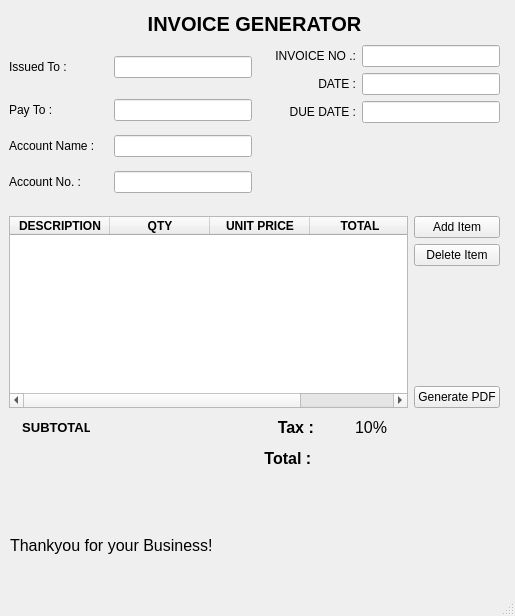
<?xml version="1.0" encoding="UTF-8"?>
<ui version="4.0">
 <class>MainWindow</class>
 <widget class="QMainWindow" name="MainWindow">
  <property name="geometry">
   <rect>
    <x>0</x>
    <y>0</y>
    <width>515</width>
    <height>616</height>
   </rect>
  </property>
  <property name="windowTitle">
   <string>MainWindow</string>
  </property>
  <widget class="QWidget" name="centralwidget">
   <widget class="QLabel" name="thanksDisplay">
    <property name="geometry">
     <rect>
      <x>10</x>
      <y>530</y>
      <width>231</width>
      <height>31</height>
     </rect>
    </property>
    <property name="font">
     <font>
      <pointsize>12</pointsize>
      <underline>false</underline>
      <strikeout>false</strikeout>
      <kerning>true</kerning>
      <fontweight>Medium</fontweight>
     </font>
    </property>
    <property name="text">
     <string>Thankyou for your Business!</string>
    </property>
   </widget>
   <widget class="QWidget" name="layoutWidget">
    <property name="geometry">
     <rect>
      <x>9</x>
      <y>9</y>
      <width>491</width>
      <height>462</height>
     </rect>
    </property>
    <layout class="QVBoxLayout" name="verticalLayout_9">
     <item>
      <widget class="QLabel" name="label_13">
       <property name="minimumSize">
        <size>
         <width>0</width>
         <height>30</height>
        </size>
       </property>
       <property name="font">
        <font>
         <pointsize>15</pointsize>
         <bold>true</bold>
        </font>
       </property>
       <property name="text">
        <string>INVOICE GENERATOR</string>
       </property>
       <property name="alignment">
        <set>Qt::AlignmentFlag::AlignCenter</set>
       </property>
      </widget>
     </item>
     <item>
      <layout class="QVBoxLayout" name="verticalLayout_7">
       <item>
        <layout class="QHBoxLayout" name="horizontalLayout_13">
         <item>
          <layout class="QVBoxLayout" name="verticalLayout_4">
           <item>
            <layout class="QHBoxLayout" name="horizontalLayout_4">
             <item>
              <widget class="QLabel" name="label">
               <property name="text">
                <string>Issued To : </string>
               </property>
              </widget>
             </item>
             <item>
              <widget class="QLineEdit" name="issuedToLineEdit">
               <property name="minimumSize">
                <size>
                 <width>138</width>
                 <height>0</height>
                </size>
               </property>
               <property name="maximumSize">
                <size>
                 <width>138</width>
                 <height>16777215</height>
                </size>
               </property>
              </widget>
             </item>
            </layout>
           </item>
           <item>
            <layout class="QVBoxLayout" name="verticalLayout">
             <item>
              <layout class="QHBoxLayout" name="horizontalLayout">
               <item>
                <widget class="QLabel" name="label_2">
                 <property name="minimumSize">
                  <size>
                   <width>90</width>
                   <height>30</height>
                  </size>
                 </property>
                 <property name="text">
                  <string>Pay To : </string>
                 </property>
                </widget>
               </item>
               <item>
                <widget class="QLineEdit" name="payToLineEdit">
                 <property name="minimumSize">
                  <size>
                   <width>138</width>
                   <height>0</height>
                  </size>
                 </property>
                 <property name="maximumSize">
                  <size>
                   <width>138</width>
                   <height>16777215</height>
                  </size>
                 </property>
                </widget>
               </item>
              </layout>
             </item>
             <item>
              <layout class="QHBoxLayout" name="horizontalLayout_2">
               <item>
                <widget class="QLabel" name="label_6">
                 <property name="minimumSize">
                  <size>
                   <width>90</width>
                   <height>30</height>
                  </size>
                 </property>
                 <property name="text">
                  <string>Account Name : </string>
                 </property>
                </widget>
               </item>
               <item>
                <widget class="QLineEdit" name="accNameLineEdit">
                 <property name="minimumSize">
                  <size>
                   <width>138</width>
                   <height>0</height>
                  </size>
                 </property>
                 <property name="maximumSize">
                  <size>
                   <width>138</width>
                   <height>16777215</height>
                  </size>
                 </property>
                </widget>
               </item>
              </layout>
             </item>
             <item>
              <layout class="QHBoxLayout" name="horizontalLayout_3">
               <item>
                <widget class="QLabel" name="label_7">
                 <property name="minimumSize">
                  <size>
                   <width>90</width>
                   <height>30</height>
                  </size>
                 </property>
                 <property name="text">
                  <string>Account No. : </string>
                 </property>
                </widget>
               </item>
               <item>
                <widget class="QLineEdit" name="accNoLineEdit">
                 <property name="minimumSize">
                  <size>
                   <width>138</width>
                   <height>0</height>
                  </size>
                 </property>
                 <property name="maximumSize">
                  <size>
                   <width>138</width>
                   <height>16777215</height>
                  </size>
                 </property>
                </widget>
               </item>
              </layout>
             </item>
            </layout>
           </item>
          </layout>
         </item>
         <item>
          <layout class="QVBoxLayout" name="verticalLayout_2">
           <item>
            <layout class="QHBoxLayout" name="horizontalLayout_5">
             <item>
              <widget class="QLabel" name="label_3">
               <property name="text">
                <string>INVOICE NO .:</string>
               </property>
               <property name="alignment">
                <set>Qt::AlignmentFlag::AlignRight|Qt::AlignmentFlag::AlignTrailing|Qt::AlignmentFlag::AlignVCenter</set>
               </property>
              </widget>
             </item>
             <item>
              <widget class="QLineEdit" name="invoiceNumberLineEdit">
               <property name="maximumSize">
                <size>
                 <width>138</width>
                 <height>16777215</height>
                </size>
               </property>
              </widget>
             </item>
            </layout>
           </item>
           <item>
            <layout class="QHBoxLayout" name="horizontalLayout_11">
             <item>
              <widget class="QLabel" name="label_4">
               <property name="text">
                <string>DATE :</string>
               </property>
               <property name="alignment">
                <set>Qt::AlignmentFlag::AlignRight|Qt::AlignmentFlag::AlignTrailing|Qt::AlignmentFlag::AlignVCenter</set>
               </property>
              </widget>
             </item>
             <item>
              <widget class="QLineEdit" name="dateLineEdit">
               <property name="maximumSize">
                <size>
                 <width>138</width>
                 <height>16777215</height>
                </size>
               </property>
              </widget>
             </item>
            </layout>
           </item>
           <item>
            <layout class="QHBoxLayout" name="horizontalLayout_12">
             <item>
              <widget class="QLabel" name="label_5">
               <property name="text">
                <string>DUE DATE :</string>
               </property>
               <property name="alignment">
                <set>Qt::AlignmentFlag::AlignRight|Qt::AlignmentFlag::AlignTrailing|Qt::AlignmentFlag::AlignVCenter</set>
               </property>
              </widget>
             </item>
             <item>
              <widget class="QLineEdit" name="dueDateLineEdit">
               <property name="maximumSize">
                <size>
                 <width>138</width>
                 <height>16777215</height>
                </size>
               </property>
              </widget>
             </item>
            </layout>
           </item>
           <item>
            <spacer name="verticalSpacer_2">
             <property name="orientation">
              <enum>Qt::Orientation::Vertical</enum>
             </property>
             <property name="sizeHint" stdset="0">
              <size>
               <width>20</width>
               <height>40</height>
              </size>
             </property>
            </spacer>
           </item>
          </layout>
         </item>
        </layout>
       </item>
       <item>
        <layout class="QHBoxLayout" name="horizontalLayout_6"/>
       </item>
       <item>
        <layout class="QHBoxLayout" name="horizontalLayout_7">
         <item>
          <widget class="QTableWidget" name="tableWidget">
           <column>
            <property name="text">
             <string>DESCRIPTION</string>
            </property>
            <property name="font">
             <font>
              <bold>true</bold>
             </font>
            </property>
           </column>
           <column>
            <property name="text">
             <string>QTY</string>
            </property>
            <property name="font">
             <font>
              <bold>true</bold>
             </font>
            </property>
           </column>
           <column>
            <property name="text">
             <string>UNIT PRICE</string>
            </property>
            <property name="font">
             <font>
              <bold>true</bold>
             </font>
            </property>
           </column>
           <column>
            <property name="text">
             <string>TOTAL</string>
            </property>
            <property name="font">
             <font>
              <bold>true</bold>
             </font>
            </property>
           </column>
          </widget>
         </item>
         <item>
          <layout class="QVBoxLayout" name="verticalLayout_6">
           <item>
            <layout class="QVBoxLayout" name="verticalLayout_5">
             <item>
              <widget class="QPushButton" name="pushButtonAdd">
               <property name="text">
                <string>Add Item</string>
               </property>
              </widget>
             </item>
             <item>
              <widget class="QPushButton" name="pushButtonDel">
               <property name="text">
                <string>Delete Item</string>
               </property>
              </widget>
             </item>
            </layout>
           </item>
           <item>
            <spacer name="verticalSpacer">
             <property name="orientation">
              <enum>Qt::Orientation::Vertical</enum>
             </property>
             <property name="sizeHint" stdset="0">
              <size>
               <width>20</width>
               <height>40</height>
              </size>
             </property>
            </spacer>
           </item>
           <item>
            <widget class="QPushButton" name="pushButton">
             <property name="text">
              <string>Generate PDF</string>
             </property>
            </widget>
           </item>
          </layout>
         </item>
        </layout>
       </item>
      </layout>
     </item>
     <item>
      <layout class="QHBoxLayout" name="horizontalLayout_10">
       <item>
        <layout class="QVBoxLayout" name="verticalLayout_8">
         <item>
          <layout class="QHBoxLayout" name="horizontalLayout_8">
           <property name="spacing">
            <number>6</number>
           </property>
           <property name="leftMargin">
            <number>6</number>
           </property>
           <property name="topMargin">
            <number>6</number>
           </property>
           <property name="rightMargin">
            <number>6</number>
           </property>
           <property name="bottomMargin">
            <number>6</number>
           </property>
           <item>
            <widget class="QLabel" name="labelSubTotal">
             <property name="minimumSize">
              <size>
               <width>75</width>
               <height>0</height>
              </size>
             </property>
             <property name="font">
              <font>
               <pointsize>10</pointsize>
               <bold>true</bold>
              </font>
             </property>
             <property name="text">
              <string>  SUBTOTAL :  </string>
             </property>
            </widget>
           </item>
           <item>
            <widget class="QLabel" name="subTotalDisplay">
             <property name="minimumSize">
              <size>
               <width>70</width>
               <height>0</height>
              </size>
             </property>
             <property name="font">
              <font>
               <pointsize>10</pointsize>
               <bold>true</bold>
              </font>
             </property>
             <property name="text">
              <string/>
             </property>
             <property name="alignment">
              <set>Qt::AlignmentFlag::AlignCenter</set>
             </property>
            </widget>
           </item>
          </layout>
         </item>
         <item>
          <layout class="QHBoxLayout" name="horizontalLayout_9">
           <property name="spacing">
            <number>6</number>
           </property>
           <property name="leftMargin">
            <number>6</number>
           </property>
           <property name="topMargin">
            <number>24</number>
           </property>
           <property name="rightMargin">
            <number>6</number>
           </property>
           <property name="bottomMargin">
            <number>6</number>
           </property>
          </layout>
         </item>
        </layout>
       </item>
       <item>
        <spacer name="horizontalSpacer_2">
         <property name="orientation">
          <enum>Qt::Orientation::Horizontal</enum>
         </property>
         <property name="sizeHint" stdset="0">
          <size>
           <width>35</width>
           <height>20</height>
          </size>
         </property>
        </spacer>
       </item>
       <item>
        <layout class="QGridLayout" name="gridLayout">
         <property name="rightMargin">
          <number>12</number>
         </property>
         <item row="0" column="1">
          <widget class="QLabel" name="displayTax">
           <property name="minimumSize">
            <size>
             <width>70</width>
             <height>0</height>
            </size>
           </property>
           <property name="font">
            <font>
             <pointsize>12</pointsize>
            </font>
           </property>
           <property name="text">
            <string>10%</string>
           </property>
           <property name="alignment">
            <set>Qt::AlignmentFlag::AlignCenter</set>
           </property>
          </widget>
         </item>
         <item row="1" column="0">
          <widget class="QLabel" name="labelTotal">
           <property name="minimumSize">
            <size>
             <width>70</width>
             <height>0</height>
            </size>
           </property>
           <property name="font">
            <font>
             <pointsize>12</pointsize>
             <bold>true</bold>
            </font>
           </property>
           <property name="text">
            <string> Total : </string>
           </property>
          </widget>
         </item>
         <item row="0" column="0">
          <widget class="QLabel" name="labelTax">
           <property name="minimumSize">
            <size>
             <width>70</width>
             <height>0</height>
            </size>
           </property>
           <property name="font">
            <font>
             <pointsize>12</pointsize>
             <bold>true</bold>
            </font>
           </property>
           <property name="text">
            <string>    Tax : </string>
           </property>
          </widget>
         </item>
         <item row="1" column="1">
          <widget class="QLabel" name="displayTotal">
           <property name="text">
            <string/>
           </property>
           <property name="alignment">
            <set>Qt::AlignmentFlag::AlignCenter</set>
           </property>
          </widget>
         </item>
        </layout>
       </item>
       <item>
        <spacer name="horizontalSpacer">
         <property name="orientation">
          <enum>Qt::Orientation::Horizontal</enum>
         </property>
         <property name="sizeHint" stdset="0">
          <size>
           <width>45</width>
           <height>20</height>
          </size>
         </property>
        </spacer>
       </item>
      </layout>
     </item>
    </layout>
   </widget>
  </widget>
  <widget class="QMenuBar" name="menubar">
   <property name="geometry">
    <rect>
     <x>0</x>
     <y>0</y>
     <width>515</width>
     <height>22</height>
    </rect>
   </property>
  </widget>
  <widget class="QStatusBar" name="statusbar"/>
 </widget>
 <resources/>
 <connections/>
</ui>
